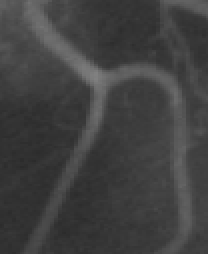
%> input picture code/vessel.bmp, 104 x 127 px (shown 2 times larger)
$ octave Test_demo.m   (GNU Octave 9; MATLAB toolbox functions it lacks are replaced by stand-ins)
%> lines starting %> are read from the running program, lines starting %| are printed output that depends on the picture
### code/plotLevelSet.m
function [c,h]=plotLevelSet(u,zLevel, style)
%   plotLevelSet(u,zLevel, style) plot the level contour of function u at
%   the zLevel.
%   created on 04/26/2004
%   author: Chunming Li
%   email: li_chunming@hotmail.com
%   Copyright (c) 2004-2006 by Chunming Li
% hold on;
[c,h] = contour(u,[zLevel zLevel],style);
% hold off;

### code/BoundMirrorExpand.m
function B = BoundMirrorExpand(A)

[m,n] = size(A);
yi = 2:m+1;
xi = 2:n+1;
B = zeros(m+2,n+2);
B(yi,xi) = A;
B([1 m+2],[1 n+2]) = B([3 m],[3 n]);  % mirror corners
B([1 m+2],xi) = B([3 m],xi);          % mirror left and right boundary
B(yi,[1 n+2]) = B(yi,[3 n]);          % mirror top and bottom boundary

### code/evolution_cv.m
function phi = EVOLUTION_CV(I, phi0, mu, nu, lambda_1, lambda_2, delta_t, epsilon, numIter);
%   evolution_withoutedge(I, phi0, mu, nu, lambda_1, lambda_2, delta_t, delta_h, epsilon, numIter);
%   input:
%       I: input image
%       phi0: level set function to be updated
%       mu: weight for length term
%       nu: weight for area term, default value 0
%       lambda_1:  weight for c1 fitting term
%       lambda_2:  weight for c2 fitting term
%       delta_t: time step
%       epsilon: parameter for computing smooth Heaviside and dirac function
%       numIter: number of iterations
%   output:
%       phi: updated level set function
%
%   created on 04/26/2004
%   author: Chunming Li
%   email: li_chunming@hotmail.com
%   Copyright (c) 2004-2006 by Chunming Li


I = BoundMirrorExpand(I); % 镜像边缘延拓
phi = BoundMirrorExpand(phi0);

for k = 1 : numIter
    phi = BoundMirrorEnsure(phi);
    delta_h = Delta(phi,epsilon);
    Curv = curvature(phi);
    [C1,C2] = binaryfit(phi,I,epsilon);

    % updating the phi function
    phi=phi+delta_t*delta_h.*(mu*Curv-nu-lambda_1*(I-C1).^2+lambda_2*(I-C2).^2);
end
phi = BoundMirrorShrink(phi); % 去掉延拓的边缘

### code/BoundMirrorShrink.m
function B = BoundMirrorShrink(A)
[m,n] = size(A);
yi = 2:m-1;
xi = 2:n-1;
B = A(yi,xi);

### code/sdf2circle.m
function f = sdf2circle(nrow,ncol, ic,jc,r)
%   sdf2circle(nrow,ncol, ic,jc,r) computes the signed distance to a circle
%   input:
%       nrow: number of rows
%       ncol: number of columns
%       (ic,jc): center of the circle
%       r: radius of the circle
%   output:
%       f: signed distance to the circle
%
%   created on 04/26/2004
%   author: Chunming Li
%   email: li_chunming@hotmail.com
%   Copyright (c) 2004-2006 by Chunming Li


[X,Y] = meshgrid(1:ncol, 1:nrow);

f = sqrt((X-jc).^2+(Y-ic).^2)-r;

%f=sdf2circle(100,50,51,25,10);figure;imagesc(f)

### code/Test_demo.m
%   Matlad code implementing Chan-Vese model in the paper 'Active Contours Without Edges'
%   This method works well for bimodal images, for example the image 'three.bmp'


clear;
close all;
clc;

% Img=imread('three.bmp');      % example that CV model works well
Img=imread('vessel.bmp');    % Warning: example image that CV model does NOT work well
%> Img is the input picture: size 127x104 uint8; min 43, max 128, mean 64.5
% Img=imread('twoCells.bmp');   % Warning: example image that CV model does NOT work well
U=Img(:,:,1);

% get the size
[nrow,ncol] =size(U);
%> nrow = 127; ncol = 104

ic=nrow/2;
%> ic = 63.5
jc=ncol/2;
%> jc = 52
r=20;
phi_0 = sdf2circle(nrow,ncol,ic,jc,r);
level_0 = zeros(nrow, ncol);
figure;
hold on;
mesh(phi_0);
mesh(level_0);
hold off;
title('Signed Distance Function');
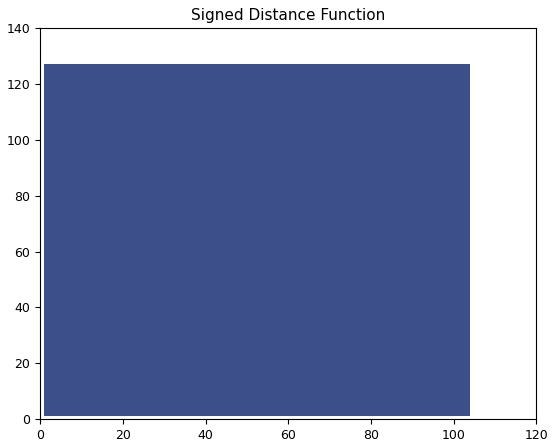
%> figure redrawn from the program's plot data

delta_t = 0.1;
lambda_1=1;
lambda_2=1;
nu=0;
h = 1;
epsilon=1;
mu = 0.01*255*255;

I=double(U);
% iteration should begin from here
phi=phi_0;
figure(2);
subplot(1,2,1); mesh(phi);
subplot(1,2,2); imagesc(uint8(I));colormap(gray)
hold on;
plotLevelSet(phi,0,'r');

numIter = 1;
for k=1:50
    phi = evolution_cv(I, phi, mu, nu, lambda_1, lambda_2, delta_t, epsilon, numIter);   % update level set function
    if mod(k,2)==0
        pause(.5);
        figure(2); clc; axis equal;
        title(sprintf('Itertion times: %d', k));
        subplot(1,2,1); mesh(phi);
        subplot(1,2,2); imagesc(uint8(I));colormap(gray)
        hold on; plotLevelSet(phi,0,'r');
    end
end
%> this loop made 50 passes
%> h in plotLevelSet on passes 2, 4, 6, 8, 10, 12, 14, 16, 18, 20, 22, 24: -89.64, -95.42, -105.6, -110.1, -117.5, -127, -136.5, -147.8, -158.3, -171.8, -184.6, -194.3
%> pass 1, `phi = evolution_cv(I, phi, mu, nu, lambda_1, lambda_2, delta_t, epsilo..`:
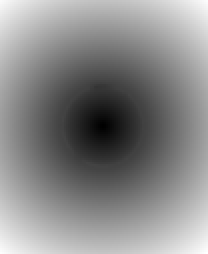
%> phi: size 127x104 double (shown 2 times larger); min -19.4, max 62.06, mean 24.4; drawn with min black and max white
%> pass 2, `title(sprintf('Itertion times: %d', k));`:
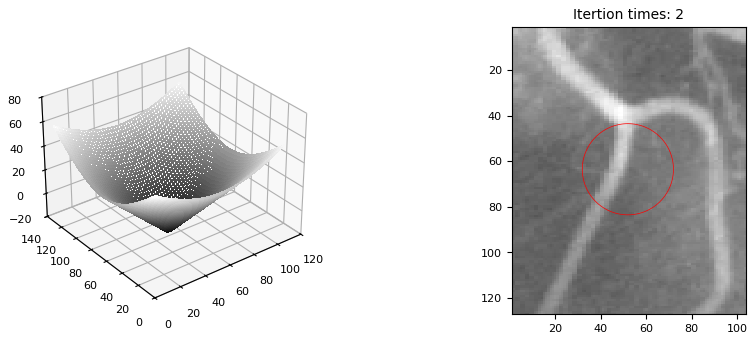
%> figure redrawn from the program's plot data, 2 panels
%> after the loop:
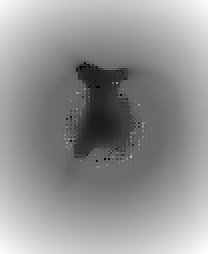
%> phi: size 127x104 double (shown 2 times larger); min -26.14, max 61.56, mean 25; drawn with min black and max white
%> after the loop:
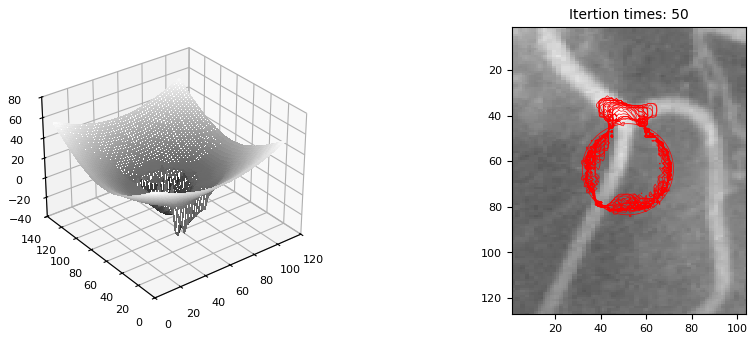
%> figure redrawn from the program's plot data, 2 panels

$ run again, with code/twocells.bmp copied over code/vessel.bmp
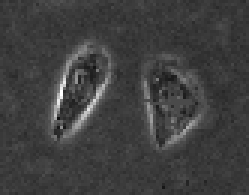
%> input picture code/twocells.bmp, 83 x 65 px (shown 3 times larger)
%> Img is the input picture: size 65x83x3 uint8; min 15, max 255, mean 63.2
%> the loop `for k=1:50` made 50 passes
%> h in plotLevelSet on passes 2, 4, 6, 8, 10, 12, 14, 16: -89.64, -101.8, -121.7, -144.2, -168.5, -191.8, -211.7, -233.4
%> after the loop `for k=1:50`:
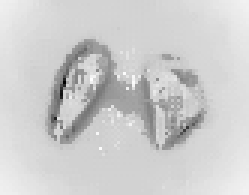
%> phi: size 65x83 double (shown 3 times larger); min -93.04, max 39.06, mean 13.6; drawn with min black and max white
%> after the loop `for k=1:50`:
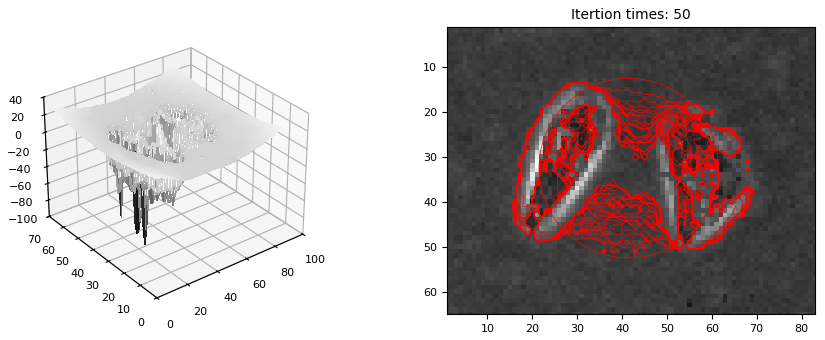
%> figure redrawn from the program's plot data, 2 panels
